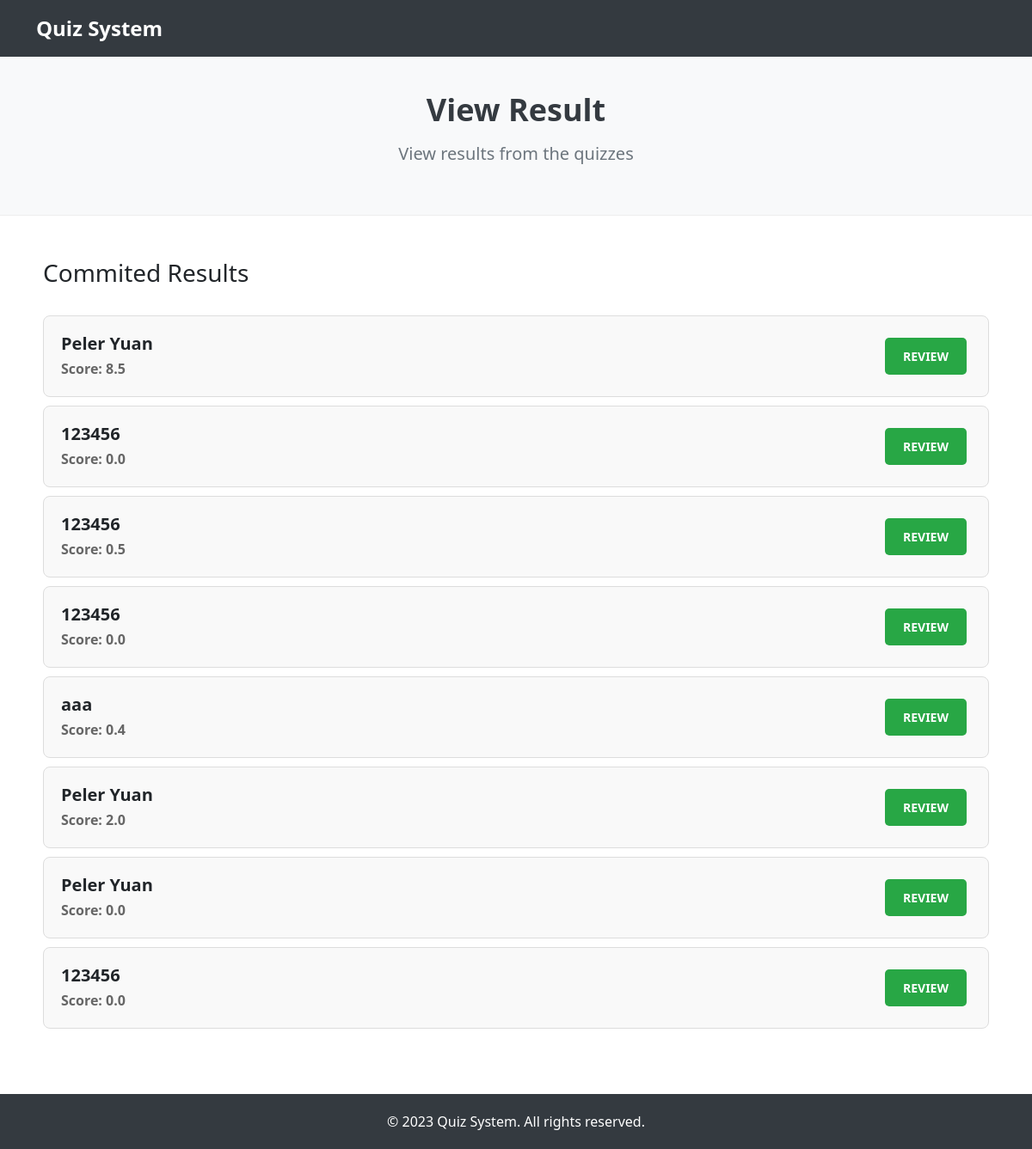
The app's page /result_manage/1 (signed in) with its own data.
### app.py (models this page shows, shortened)
class Result(db.Model):
    __tablename__ = 'result'
    id = db.Column(db.Integer, primary_key=True)
    entrance_id = db.Column(db.Integer, db.ForeignKey('entrance.id'))
    student_name = db.Column(db.String(256), unique=False, nullable=False)
    score = db.Column(db.Float, unique=False, nullable=False)
    file_path = db.Column(db.String(256), unique=False, nullable=False)

### app.py (the view)
@app.route('/result_manage/<entrance_id>')
def result_manage(entrance_id):
    if session.get('admin', False):
        results = []
        for result in Result.query.filter_by(entrance_id=entrance_id).all():
            results.append(
                {'id': result.id, 'entrance_id': result.entrance_id, 'student_name': result.student_name, 'score': result.score})
        return render_template('admin/manage_result.html', results=results, entrance_id=entrance_id)
    return redirect(url_for('admin_login'))

### templates/admin/manage_result.html (shortened to what this page needs)
<!DOCTYPE html>
<html lang="en">
<head>
    <link href="{{ url_for('static', filename='bootstrap.min.css') }}" rel="stylesheet">
</head>
<body>
    <nav class="navbar navbar-expand-lg navbar-dark navbar-custom">
        <div class="container">
            <a class="navbar-brand" href="{{ url_for('admin') }}">Quiz System</a>
        </div>
    </nav>
    <div class="wrapper">
        <div class="header-section">
            <div class="container">
                <h1 class="header-title">View Result</h1>
                <p class="header-subtitle">View results from the quizzes</p>
            </div>
        </div>
        <div class="container content-container">
            <div class="d-flex justify-content-between align-items-center mb-4">
                <h3>Commited Results</h3>
            </div>
            <ul class="exam-list">
                {% for result in results %}
                    <li class="exam-item">
                        <div class="exam-info">
                            <h5 class="exam-title">{{ result['student_name'] }}</h5>
                            <b class="exam-subtitle">Score: {{ result['score'] }}</b>
                        </div>
                        <div class="exam-actions">
                            <a class="btn btn-custom btn-trial"
                               href="{{ url_for('review', result_id=result['id']) }}">Review</a>
                        </div>
                    </li>
                {% endfor %}
            </ul>
        </div>
    </div>
    <div class="footer-section">
        <div class="container">
            <p class="footer-text">&copy; 2023 Quiz System. All rights reserved.</p>
        </div>
    </div>
</body>
</html>

### templates/admin/manage_result.html (style rules this page uses)
html, body { height: 100%; margin: 0; display: flex; flex-direction: column; }
.wrapper { flex: 1; }
.navbar-custom { background-color: #343a40; padding: 10px 0; }
.navbar-brand { font-size: 24px; font-weight: bold; }
.header-section { background-color: #f8f9fa; color: #343a40; padding: 40px 0; text-align: center; margin-bottom: 30px; border-bottom: 1px solid #eee; }
.header-title { font-size: 36px; font-weight: bold; margin-bottom: 15px; }
.header-subtitle { font-size: 20px; font-weight: 300; color: #6c757d; }
.exam-list { list-style: none; padding: 0; }
.exam-item { display: flex; justify-content: space-between; align-items: center; border: 1px solid #ddd; border-radius: 8px; padding: 20px; margin: 10px 0; background-color: #f9f9f9; transition: transform 0.2s; }
.exam-info { flex: 1; }
.exam-title { font-size: 20px; font-weight: bold; margin-bottom: 5px; }
.exam-subtitle { font-size: 16px; color: #666; }
.btn-custom { margin: 5px; padding: 10px 20px; border-radius: 5px; font-size: 14px; font-weight: bold; text-transform: uppercase; }
.btn-trial { background-color: #28a745; color: white; }
.footer-section { background-color: #343a40; color: white; padding: 20px 0; text-align: center; margin-top: 40px; }
.footer-text { margin: 0; font-size: 16px; }
.content-container { padding: 20px; }

### records on screen
Result: student_name "Peler Yuan", score "8.5"
Result: student_name "123456", score "0.0"
Result: student_name "123456", score "0.5"
Result: student_name "123456", score "0.0"
Result: student_name "aaa", score "0.4"
Result: student_name "Peler Yuan", score "2.0"
Result: student_name "Peler Yuan", score "0.0"
Result: student_name "123456", score "0.0"
